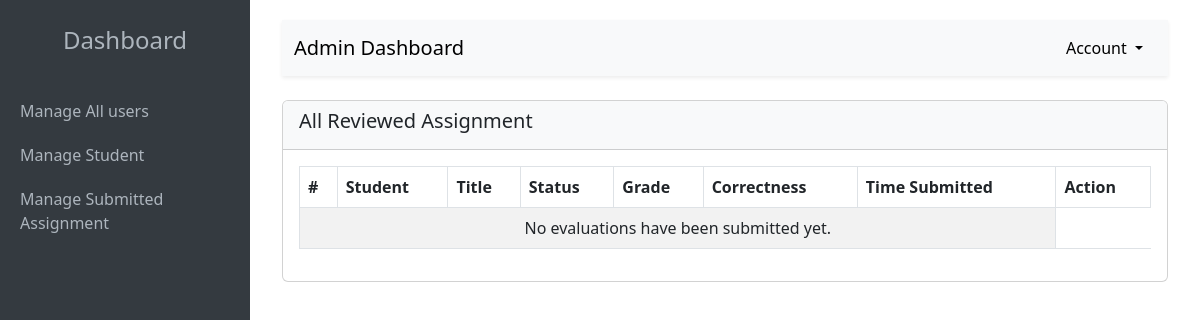
The app's page /reviewed-evaluation-list/ (signed in), older data.
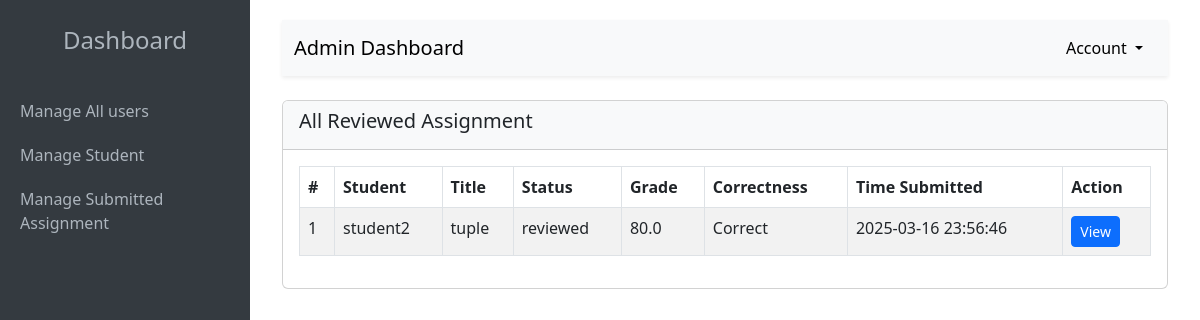
The same page, newer data.
### sorting_feedback/models.py (models this page shows, shortened)
class Evaluation(models.Model):
    title = models.CharField(max_length=255)
    student = models.ForeignKey(User, on_delete=models.CASCADE, related_name='evaluations')
    student_code = models.TextField(blank=True, null=True)  # Store code as text
    submission_file = models.FileField(upload_to='submissions/', blank=True, null=True)  # Store file uploads
    feedback = models.TextField()
    tutor_feedback = models.TextField(
        null=True,
        blank=True,
        help_text="Tutor specific feedback for the submission."
    )
    correctness = models.BooleanField(default=False)
    time_complexity = models.CharField(max_length=50, default="Unknown")
    grade = models.FloatField(null=True, blank=True)
    status = models.CharField(max_length=50, choices=[('submitted', 'Submitted'), ('reviewed', 'Reviewed')], default='submitted')
    plagiarism_score = models.FloatField(default=0.0, help_text="Plagiarism percentage score.")
    is_plagiarized = models.BooleanField(default=False, help_text="Indicates if plagiarism is detected.")
    created_at = models.DateTimeField(auto_now_add=True)

### accounts/views.py (the view)
# urls.py: path('reviewed-evaluation-list/', views.reviewed_evaluations_list, name='reviewed_evaluations_list'),
@login_required
def reviewed_evaluations_list(request):
    evaluations = Evaluation.objects.filter(status='reviewed')
    return render(request, 'reviewed_evaluations_list.html', {'evaluations': evaluations})

### templates/reviewed_evaluations_list.html (shortened to what this page needs)
<!DOCTYPE html>
<html lang="en">
<head>
    <link href="https://cdn.jsdelivr.net/npm/bootstrap@5.3.0-alpha1/dist/css/bootstrap.min.css" rel="stylesheet">
</head>
<body>
    {% if user.profile.role == "admin" %}
    {% block sidebar %} {% include 'accounts/admin-sidebar.html' %} {% endblock sidebar %}
    {% elif user.profile.role == "tutor" %}
    {% block tutorsidebar %} {% include 'accounts/tutor-sidebar.html' %} {% endblock tutorsidebar %}
    {% endif %}
<div class="main-content">
    <div class="container-fluid">
        <nav class="navbar navbar-expand-lg navbar-light bg-light shadow-sm">
            <div class="container-fluid">
                {% if user.profile.role == "admin" %}
                <a class="navbar-brand" href="{% url 'dashboard_a' %}">Admin Dashboard</a>
                <div class="dropdown ms-auto">
                    <button class="btn btn-light dropdown-toggle" type="button" id="userMenu" data-bs-toggle="dropdown" aria-expanded="false">
                         Account
                    </button>
                </div>
                {% endif %}
            </div>
        </nav>
        <div class="card">
            <div class="card-header bg-light">
                <h5>All Reviewed Assignment</h5>
            </div>
            <div class="card-body">
                <table class="table table-striped table-bordered">
                    <thead>
                        <tr>
                            <th>#</th>
                            <th>Student</th>
                            <th>Title</th>
                            <th>Status</th>
                            <th>Grade</th>
                            <th>Correctness</th>
                            <th>Time Submitted</th>
                            <th>Action</th>
                        </tr>
                    </thead>
                    <tbody>
                        {% for evaluation in evaluations %}
                        <tr>
                            <td>{{ forloop.counter }}</td>
                            <td>{{ evaluation.student.username }}</td>
                            <td>{{ evaluation.title }}</td>
                            <td>{{ evaluation.status }}</td>
                            <td>{{ evaluation.grade|default:"N/A" }}</td>
                            <td>{{ evaluation.correctness|yesno:"Correct,Incorrect" }}</td>
                            <td>{{ evaluation.created_at|date:"Y-m-d H:i:s" }}</td>
                             <td><a href="{% url 'admin:sorting_feedback_evaluation_change' evaluation.id %}" class="btn btn-primary btn-sm">View</a></td>
                        </tr>
                        {% empty %}
                        <tr>
                            <td colspan="7" class="text-center">No evaluations have been submitted yet.</td>
                        </tr>
                        {% endfor %}
                    </tbody>
                </table>
            </div>
        </div>
    </div>
</div>
</body>
</html>

Row changes from the older to the newer data that the page shows:
added Evaluation: student.username "student2", title "tuple", status "reviewed", grade "80.0", correctness "Correct", created_at "2025-03-16 23:56:46"
Text that changed along with them:
text no longer shown: "No evaluations have been submitted yet."
